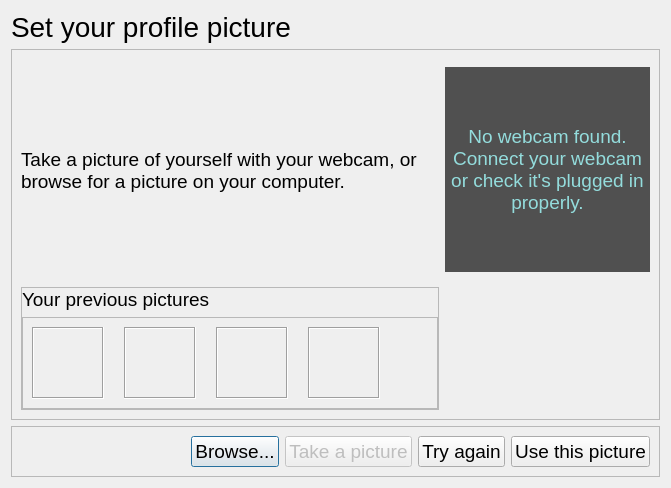
<?xml version="1.0" encoding="UTF-8"?>
<ui version="4.0">
 <class>AvatarScreen</class>
 <widget class="QDialog" name="AvatarScreen">
  <property name="geometry">
   <rect>
    <x>0</x>
    <y>0</y>
    <width>671</width>
    <height>488</height>
   </rect>
  </property>
  <property name="windowTitle">
   <string>Vitrages Décision</string>
  </property>
  <property name="windowIcon">
   <iconset resource="design_res.qrc">
    <normaloff>:/design/images/logo.ico</normaloff>:/design/images/logo.ico</iconset>
  </property>
  <layout class="QVBoxLayout" name="verticalLayout">
   <item>
    <widget class="QLabel" name="lblTitle">
     <property name="font">
      <font>
       <pointsize>21</pointsize>
      </font>
     </property>
     <property name="text">
      <string>Set your profile picture</string>
     </property>
    </widget>
   </item>
   <item>
    <widget class="QFrame" name="frame_4">
     <property name="sizePolicy">
      <sizepolicy hsizetype="Preferred" vsizetype="Expanding">
       <horstretch>0</horstretch>
       <verstretch>0</verstretch>
      </sizepolicy>
     </property>
     <property name="frameShape">
      <enum>QFrame::StyledPanel</enum>
     </property>
     <property name="frameShadow">
      <enum>QFrame::Raised</enum>
     </property>
     <layout class="QGridLayout" name="gridLayout">
      <item row="0" column="1">
       <widget class="QLabel" name="lblPictureSelected">
        <property name="minimumSize">
         <size>
          <width>205</width>
          <height>205</height>
         </size>
        </property>
        <property name="maximumSize">
         <size>
          <width>205</width>
          <height>205</height>
         </size>
        </property>
        <property name="font">
         <font>
          <pointsize>14</pointsize>
         </font>
        </property>
        <property name="styleSheet">
         <string notr="true">background-color: rgb(80, 80, 80);
color: rgb(147, 220, 220);</string>
        </property>
        <property name="text">
         <string>No webcam found. Connect your webcam or check it's plugged in properly.</string>
        </property>
        <property name="alignment">
         <set>Qt::AlignCenter</set>
        </property>
        <property name="wordWrap">
         <bool>true</bool>
        </property>
       </widget>
      </item>
      <item row="0" column="0">
       <widget class="QLabel" name="lblIntruction">
        <property name="sizePolicy">
         <sizepolicy hsizetype="Preferred" vsizetype="Expanding">
          <horstretch>0</horstretch>
          <verstretch>0</verstretch>
         </sizepolicy>
        </property>
        <property name="font">
         <font>
          <pointsize>14</pointsize>
         </font>
        </property>
        <property name="text">
         <string>Take a picture of yourself with your webcam, or browse for a picture on your computer.</string>
        </property>
        <property name="wordWrap">
         <bool>true</bool>
        </property>
       </widget>
      </item>
      <item row="1" column="0">
       <widget class="QFrame" name="frame_2">
        <property name="frameShape">
         <enum>QFrame::StyledPanel</enum>
        </property>
        <property name="frameShadow">
         <enum>QFrame::Raised</enum>
        </property>
        <layout class="QVBoxLayout" name="verticalLayout_2">
         <property name="leftMargin">
          <number>0</number>
         </property>
         <property name="topMargin">
          <number>0</number>
         </property>
         <property name="rightMargin">
          <number>0</number>
         </property>
         <property name="bottomMargin">
          <number>0</number>
         </property>
         <item>
          <widget class="QLabel" name="lblPreviousPictureTitle">
           <property name="font">
            <font>
             <pointsize>14</pointsize>
            </font>
           </property>
           <property name="text">
            <string>Your previous pictures</string>
           </property>
          </widget>
         </item>
         <item>
          <widget class="QFrame" name="frame_3">
           <property name="frameShape">
            <enum>QFrame::StyledPanel</enum>
           </property>
           <property name="frameShadow">
            <enum>QFrame::Raised</enum>
           </property>
           <layout class="QHBoxLayout" name="horizontalLayout_2">
            <property name="spacing">
             <number>20</number>
            </property>
            <item>
             <widget class="QLabel" name="lblPrevious1">
              <property name="minimumSize">
               <size>
                <width>72</width>
                <height>72</height>
               </size>
              </property>
              <property name="maximumSize">
               <size>
                <width>72</width>
                <height>72</height>
               </size>
              </property>
              <property name="frameShape">
               <enum>QFrame::Box</enum>
              </property>
              <property name="frameShadow">
               <enum>QFrame::Sunken</enum>
              </property>
              <property name="text">
               <string/>
              </property>
             </widget>
            </item>
            <item>
             <widget class="QLabel" name="lblPrevious2">
              <property name="minimumSize">
               <size>
                <width>72</width>
                <height>72</height>
               </size>
              </property>
              <property name="maximumSize">
               <size>
                <width>72</width>
                <height>72</height>
               </size>
              </property>
              <property name="frameShape">
               <enum>QFrame::Box</enum>
              </property>
              <property name="frameShadow">
               <enum>QFrame::Sunken</enum>
              </property>
              <property name="text">
               <string/>
              </property>
             </widget>
            </item>
            <item>
             <widget class="QLabel" name="lblPrevious3">
              <property name="minimumSize">
               <size>
                <width>72</width>
                <height>72</height>
               </size>
              </property>
              <property name="maximumSize">
               <size>
                <width>72</width>
                <height>72</height>
               </size>
              </property>
              <property name="frameShape">
               <enum>QFrame::Box</enum>
              </property>
              <property name="frameShadow">
               <enum>QFrame::Sunken</enum>
              </property>
              <property name="text">
               <string/>
              </property>
             </widget>
            </item>
            <item>
             <widget class="QLabel" name="lblPrevious4">
              <property name="minimumSize">
               <size>
                <width>72</width>
                <height>72</height>
               </size>
              </property>
              <property name="maximumSize">
               <size>
                <width>72</width>
                <height>72</height>
               </size>
              </property>
              <property name="frameShape">
               <enum>QFrame::Box</enum>
              </property>
              <property name="frameShadow">
               <enum>QFrame::Sunken</enum>
              </property>
              <property name="text">
               <string/>
              </property>
             </widget>
            </item>
            <item>
             <spacer name="horizontalSpacer_2">
              <property name="orientation">
               <enum>Qt::Horizontal</enum>
              </property>
              <property name="sizeHint" stdset="0">
               <size>
                <width>40</width>
                <height>20</height>
               </size>
              </property>
             </spacer>
            </item>
           </layout>
          </widget>
         </item>
        </layout>
       </widget>
      </item>
     </layout>
    </widget>
   </item>
   <item>
    <widget class="QFrame" name="frame">
     <property name="frameShape">
      <enum>QFrame::StyledPanel</enum>
     </property>
     <property name="frameShadow">
      <enum>QFrame::Raised</enum>
     </property>
     <layout class="QHBoxLayout" name="horizontalLayout">
      <item>
       <spacer name="horizontalSpacer">
        <property name="orientation">
         <enum>Qt::Horizontal</enum>
        </property>
        <property name="sizeHint" stdset="0">
         <size>
          <width>40</width>
          <height>20</height>
         </size>
        </property>
       </spacer>
      </item>
      <item>
       <widget class="QPushButton" name="btnBrowse">
        <property name="font">
         <font>
          <pointsize>14</pointsize>
         </font>
        </property>
        <property name="text">
         <string>Browse...</string>
        </property>
       </widget>
      </item>
      <item>
       <widget class="QPushButton" name="btnCapture">
        <property name="enabled">
         <bool>false</bool>
        </property>
        <property name="font">
         <font>
          <pointsize>14</pointsize>
         </font>
        </property>
        <property name="text">
         <string>Take a picture</string>
        </property>
       </widget>
      </item>
      <item>
       <widget class="QPushButton" name="btnRetry">
        <property name="font">
         <font>
          <pointsize>14</pointsize>
         </font>
        </property>
        <property name="text">
         <string>Try again</string>
        </property>
       </widget>
      </item>
      <item>
       <widget class="QPushButton" name="btnOK">
        <property name="font">
         <font>
          <pointsize>14</pointsize>
         </font>
        </property>
        <property name="text">
         <string>Use this picture</string>
        </property>
       </widget>
      </item>
     </layout>
    </widget>
   </item>
  </layout>
 </widget>
 <resources>
  <include location="design_res.qrc"/>
 </resources>
 <connections/>
</ui>
